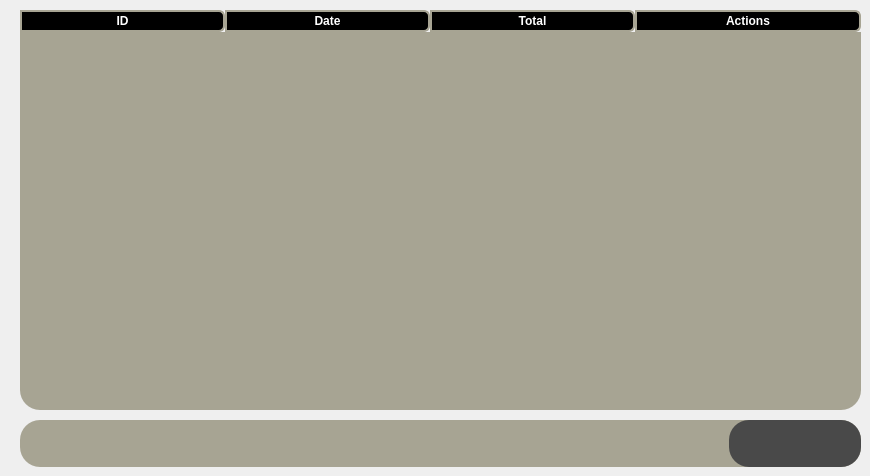
      <widget class="QWidget" name="Advanced">
       <attribute name="title">
        <string>Advanced</string>
       </attribute>
       <widget class="QTableWidget" name="FacturesCustomesTable_Advanced">
        <property name="geometry">
         <rect>
          <x>20</x>
          <y>10</y>
          <width>841</width>
          <height>400</height>
         </rect>
        </property>
        <property name="minimumSize">
         <size>
          <width>841</width>
          <height>400</height>
         </size>
        </property>
        <property name="maximumSize">
         <size>
          <width>841</width>
          <height>400</height>
         </size>
        </property>
        <property name="styleSheet">
         <string notr="true">QHeaderView::section{
	font: 75 13pt &quot;Acme&quot;;
	font-weight:bold;
	color: rgb(255, 255, 255);
	background-color: rgb(0, 0, 0);
	border: 2px solid rgb(167, 164, 147);
	border-top-right-radius: 6px;
	border-bottom-right-radius: 6px;
}
QHeaderView::section:checked
{
	color: rgb(0, 0, 0);
	background-color: rgb(199, 199, 199);
}
QTableWidget{
	color: rgb(0, 0, 0);
	font: 75 13pt &quot;Acme&quot;;
	background-color:rgb(167, 164, 147);
	alternate-background-color: rgb(176, 237, 251);
	border-style: outset;
    	border-radius: 20px;
}</string>
        </property>
        <property name="verticalScrollBarPolicy">
         <enum>Qt::ScrollBarAlwaysOff</enum>
        </property>
        <property name="horizontalScrollBarPolicy">
         <enum>Qt::ScrollBarAlwaysOff</enum>
        </property>
        <property name="editTriggers">
         <set>QAbstractItemView::NoEditTriggers</set>
        </property>
        <property name="tabKeyNavigation">
         <bool>true</bool>
        </property>
        <property name="sortingEnabled">
         <bool>false</bool>
        </property>
        <attribute name="horizontalHeaderCascadingSectionResizes">
         <bool>false</bool>
        </attribute>
        <attribute name="horizontalHeaderDefaultSectionSize">
         <number>205</number>
        </attribute>
        <attribute name="horizontalHeaderHighlightSections">
         <bool>true</bool>
        </attribute>
        <attribute name="horizontalHeaderStretchLastSection">
         <bool>true</bool>
        </attribute>
        <attribute name="verticalHeaderVisible">
         <bool>false</bool>
        </attribute>
        <attribute name="verticalHeaderHighlightSections">
         <bool>false</bool>
        </attribute>
        <column>
         <property name="text">
          <string>ID</string>
         </property>
         <property name="textAlignment">
          <set>AlignCenter</set>
         </property>
         <property name="icon">
          <iconset resource="resources.qrc">
           <normaloff>:/Icons/Customer_Whitre.png</normaloff>
           <normalon>:/Icons/Customer_Green.png</normalon>:/Icons/Customer_Whitre.png</iconset>
         </property>
        </column>
        <column>
         <property name="text">
          <string>Date</string>
         </property>
         <property name="textAlignment">
          <set>AlignCenter</set>
         </property>
         <property name="icon">
          <iconset resource="resources.qrc">
           <normaloff>:/Icons/Calendar_White.png</normaloff>
           <normalon>:/Icons/Calendar_Green.png</normalon>:/Icons/Calendar_White.png</iconset>
         </property>
        </column>
        <column>
         <property name="text">
          <string>Total</string>
         </property>
         <property name="textAlignment">
          <set>AlignCenter</set>
         </property>
         <property name="icon">
          <iconset resource="resources.qrc">
           <normaloff>:/Icons/TND_White.png</normaloff>
           <normalon>:/Icons/TND_Green.png</normalon>:/Icons/TND_White.png</iconset>
         </property>
        </column>
        <column>
         <property name="text">
          <string>Actions</string>
         </property>
         <property name="textAlignment">
          <set>AlignCenter</set>
         </property>
         <property name="icon">
          <iconset resource="resources.qrc">
           <normaloff>:/Icons/Actions_White.png</normaloff>
           <normalon>:/Icons/Actions_Green.png</normalon>:/Icons/Actions_White.png</iconset>
         </property>
        </column>
       </widget>
       <widget class="QFrame" name="ToolsFrame_Advanced">
        <property name="geometry">
         <rect>
          <x>20</x>
          <y>420</y>
          <width>841</width>
          <height>47</height>
         </rect>
        </property>
        <property name="minimumSize">
         <size>
          <width>841</width>
          <height>47</height>
         </size>
        </property>
        <property name="maximumSize">
         <size>
          <width>841</width>
          <height>47</height>
         </size>
        </property>
        <property name="styleSheet">
         <string notr="true">QWidget{
	background-color:rgb(167, 164, 147);
	color: rgb(255, 255, 255);
	border-style: outset;
    	border-radius: 20px;
}</string>
        </property>
        <property name="frameShape">
         <enum>QFrame::StyledPanel</enum>
        </property>
        <property name="frameShadow">
         <enum>QFrame::Raised</enum>
        </property>
        <widget class="QFrame" name="Exporting_Frame">
         <property name="geometry">
          <rect>
           <x>709</x>
           <y>0</y>
           <width>132</width>
           <height>47</height>
          </rect>
         </property>
         <property name="minimumSize">
          <size>
           <width>0</width>
           <height>47</height>
          </size>
         </property>
         <property name="maximumSize">
          <size>
           <width>16777215</width>
           <height>47</height>
          </size>
         </property>
         <property name="styleSheet">
          <string notr="true">QWidget{
	background-color: rgb(73, 73, 73);
	color: rgb(255, 255, 255);
	border-style: outset;
    	border-radius: 20px;
}</string>
         </property>
         <property name="frameShape">
          <enum>QFrame::StyledPanel</enum>
         </property>
         <property name="frameShadow">
          <enum>QFrame::Raised</enum>
         </property>
         <widget class="QPushButton" name="Export_PDF_Customers">
          <property name="geometry">
           <rect>
            <x>71</x>
            <y>7</y>
            <width>43</width>
            <height>33</height>
           </rect>
          </property>
          <property name="minimumSize">
           <size>
            <width>43</width>
            <height>33</height>
           </size>
          </property>
          <property name="maximumSize">
           <size>
            <width>43</width>
            <height>33</height>
           </size>
          </property>
          <property name="font">
           <font>
            <family>Orbitron</family>
            <pointsize>9</pointsize>
            <weight>9</weight>
            <italic>false</italic>
            <bold>false</bold>
           </font>
          </property>
          <property name="cursor">
           <cursorShape>ArrowCursor</cursorShape>
          </property>
          <property name="styleSheet">
           <string notr="true">QPushButton {
	border: none;
	background-color:rgba(0, 0, 0, 0);
	image: url(:/Icons/PDF_White.png);
}
QPushButton:hover {
	border: none;
	background-color:rgba(0, 0, 0, 0);
	image:url(:/Icons/PDF_Mix.png);
}

QPushButton:pressed {
	border: none;
	background-color:rgba(0, 0, 0, 0);
	image:url(:/Icons/PDF_Green.png);
}</string>
          </property>
          <property name="text">
           <string/>
          </property>
          <property name="iconSize">
           <size>
            <width>20</width>
            <height>20</height>
           </size>
          </property>
          <property name="checkable">
           <bool>false</bool>
          </property>
          <property name="autoRepeat">
           <bool>false</bool>
          </property>
          <property name="autoExclusive">
           <bool>false</bool>
          </property>
          <property name="autoRepeatDelay">
           <number>50</number>
          </property>
          <property name="autoRepeatInterval">
           <number>10</number>
          </property>
         </widget>
         <widget class="QPushButton" name="Export_Exel_Customers">
          <property name="geometry">
           <rect>
            <x>18</x>
            <y>7</y>
            <width>43</width>
            <height>33</height>
           </rect>
          </property>
          <property name="minimumSize">
           <size>
            <width>43</width>
            <height>33</height>
           </size>
          </property>
          <property name="maximumSize">
           <size>
            <width>43</width>
            <height>33</height>
           </size>
          </property>
          <property name="font">
           <font>
            <family>Orbitron</family>
            <pointsize>9</pointsize>
            <weight>9</weight>
            <italic>false</italic>
            <bold>false</bold>
           </font>
          </property>
          <property name="cursor">
           <cursorShape>ArrowCursor</cursorShape>
          </property>
          <property name="styleSheet">
           <string notr="true">QPushButton {
	border: none;
	background-color:rgba(0, 0, 0, 0);
	image: url(:/Icons/Exel_White.png);
}
QPushButton:hover {
	border: none;
	background-color:rgba(0, 0, 0, 0);
	image: url(:/Icons/Exel_Mix.png);
}

QPushButton:pressed {
	border: none;
	background-color:rgba(0, 0, 0, 0);
	image:url(:/Icons/Exel_Green.png);
}</string>
          </property>
          <property name="text">
           <string/>
          </property>
          <property name="iconSize">
           <size>
            <width>20</width>
            <height>20</height>
           </size>
          </property>
          <property name="checkable">
           <bool>false</bool>
          </property>
          <property name="autoRepeat">
           <bool>false</bool>
          </property>
          <property name="autoExclusive">
           <bool>false</bool>
          </property>
          <property name="autoRepeatDelay">
           <number>50</number>
          </property>
          <property name="autoRepeatInterval">
           <number>10</number>
          </property>
         </widget>
        </widget>
        <widget class="QLabel" name="Exportation_CustomerFacture_Info">
         <property name="geometry">
          <rect>
           <x>20</x>
           <y>3</y>
           <width>681</width>
           <height>41</height>
          </rect>
         </property>
         <property name="styleSheet">
          <string notr="true">QLabel {border: none;
background-color: rgba(0, 0, 0, 0);
color: rgbrgb(0, 174, 255);
font: 75 12pt &quot;Acme&quot;;
}</string>
         </property>
         <property name="text">
          <string/>
         </property>
         <property name="alignment">
          <set>Qt::AlignCenter</set>
         </property>
         <property name="wordWrap">
          <bool>true</bool>
         </property>
        </widget>
       </widget>
      </widget>
